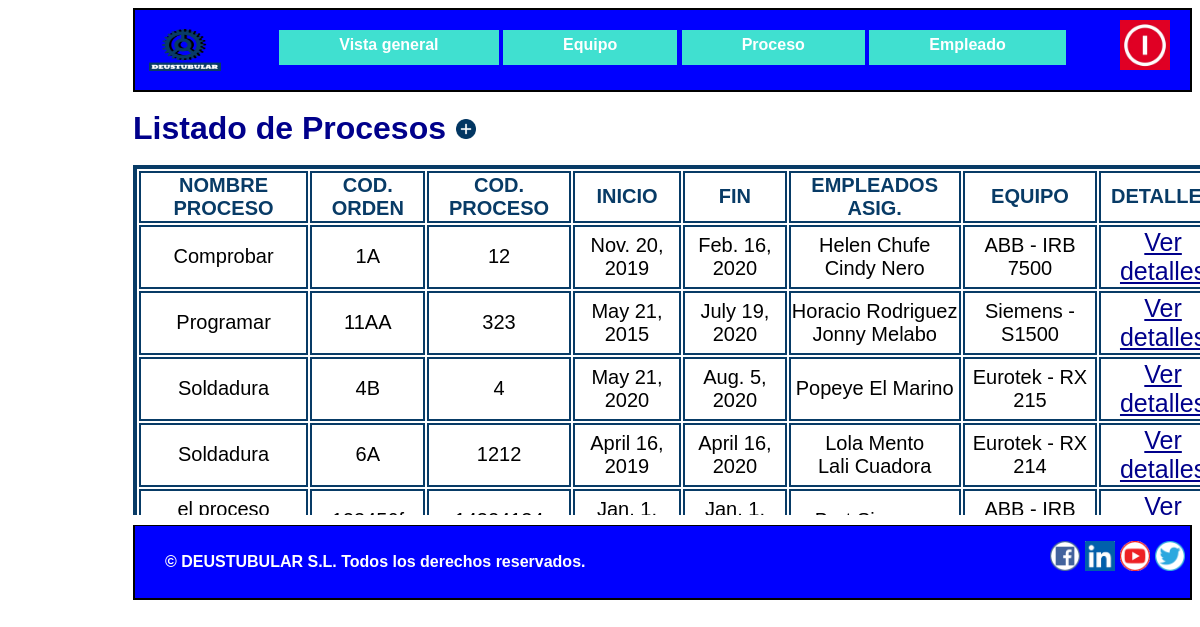
Screenshot of /appGestion_de_la_produccion/responsable/proceso/ with the database file from the repository.
### appGestion_de_la_produccion/models.py (models this page shows, shortened)
class Proceso(models.Model):
    empleados_asignados = models.ManyToManyField(Empleado)
    equipo=models.ForeignKey(Equipo, on_delete=models.SET_NULL, null=True)
    codigo_orden = models.CharField(max_length=10)
    codigo_proceso = models.IntegerField()
    nombre_proceso = models.CharField(max_length=50)
    referencia = models.CharField(max_length=10)
    inicio = models.DateField()
    fin = models.DateField()

class Empleado(models.Model):
    nombre = models.CharField(max_length=50)
    DNI = models.CharField(max_length=9)
    apellido = models.CharField(max_length=50)
    email = models.EmailField(max_length=100)
    telefono = models.IntegerField()
    responsable=models.BooleanField()

class Equipo(models.Model):
    modelo = models.CharField(max_length=25)
    marca = models.CharField(max_length=25)
    categoria = models.CharField(max_length=50)
    fecha_adquisicion = models.DateField()
    fecha_instalacion = models.DateField()

### appGestion_de_la_produccion/views.py (the view)
# urls.py: path('responsable/proceso/', views.lista_procesos, name='lista_procesos'),
def lista_procesos(request):
    proceso = Proceso.objects.order_by("nombre_proceso")
    context = {"lista_procesos": proceso}
    return render(request, "Proceso.html", context)

### appGestion_de_la_produccion/templates/Proceso.html
{% extends "PlantillaHeaderFooter.html"%}
{% block contenido %}
<h1>Listado de Procesos<a class="añadir" href="/appGestion_de_la_produccion/responsable/procesoform" title="Añadir nuevo proceso"><img
        src="/static/Imagenes/añadir.png" width="20" height="20"></a></h1>
<div class="tablasueltas">
<table id="cosadeproceso">
    <thead>
    <tr class="cosadeproceso">
        <td class="cosadeproceso"> <b> NOMBRE PROCESO</b> </td>
        <td class="cosadeproceso"> <b> COD. ORDEN </b> </td>
        <td class="cosadeproceso"> <b> COD. PROCESO</b> </td>
        <td class="cosadeproceso"> <b> INICIO</b> </td>
        <td class="cosadeproceso"> <b> FIN</b> </td>
        <td class="cosadeproceso"> <b> EMPLEADOS ASIG.</b> </td>
        <td class="cosadeproceso"> <b> EQUIPO</b> </td>
        <td class="cosadeproceso"> <b> DETALLES</b> </td>
    </tr>
    </thead>
    {% for Proceso in lista_procesos %}
    <tr class="cosadeproceso">
        <td class="cosadeproceso">{{ Proceso.nombre_proceso }}</td>
        <td class="cosadeproceso">{{ Proceso.codigo_orden }}</td>
        <td class="cosadeproceso">{{ Proceso.codigo_proceso }}</td>
        <td class="cosadeproceso">{{ Proceso.inicio }}</td>
        <td class="cosadeproceso">{{ Proceso.fin }}</td>
        <td class="cosadeproceso">{% for ea in Proceso.empleados_asignados.all %}
                {{ea.nombre}} {{ea.apellido}} </br>
            {% endfor %}</td>
        <td class="cosadeproceso">{{ Proceso.equipo.marca }} - {{ Proceso.equipo.modelo }}</td>
        <td class="cosadeequipo"><a href="/appGestion_de_la_produccion/responsable/proceso/{{ Proceso.id }}" title="Detalles">Ver detalles</a></td>
    </tr>
    {% endfor %}
</table>
</div>
{% endblock %}

### appGestion_de_la_produccion/static/stylesheet.css (style rules this page uses)
* { box-sizing: border-box; }
html { font-family: Arial, Helvetica, sans-serif; max-width: 1100px; font-weight: bold; background-color:white; margin-left: 125px; }
body { line-height: 30px; font-size: 16px; }
h1, h2, h3, legend { color: darkblue; }
a { color: darkblue; }
thead { color: rgb(8,59,102); }
.cosadeequipo { border:2px solid rgb(8,59,102); font-size:25px; margin-right:20px; text-align:center; }
.cosadeproceso { border:2px solid rgb(8,59,102); font-size:20px; margin-right:20px; text-align:center; }
#cosadeproceso { border:4px solid rgb(8,59,102); }
.tablasueltas { height:350px; width:1100px; overflow-y:scroll; }
.tabladetalles tbody,td,th { border:2px solid rgb(8,59,102); }
.añadir { margin-left:10px; }

### rows the page displays
Proceso: nombre_proceso "Comprobar", codigo_orden "1A", codigo_proceso "12", inicio "Nov. 20, 2019", fin "Feb. 16, 2020", equipo.marca "ABB", equipo.modelo "IRB 7500"
Empleado: nombre "Helen", apellido "Chufe"
Empleado: nombre "Cindy", apellido "Nero"
Proceso: nombre_proceso "Programar", codigo_orden "11AA", codigo_proceso "323", inicio "May 21, 2015", fin "July 19, 2020", equipo.marca "Siemens", equipo.modelo "S1500"
Empleado: nombre "Horacio", apellido "Rodriguez"
Empleado: nombre "Jonny", apellido "Melabo"
Proceso: nombre_proceso "Soldadura", codigo_orden "4B", codigo_proceso "4", inicio "May 21, 2020", fin "Aug. 5, 2020", equipo.marca "Eurotek", equipo.modelo "RX 215"
Empleado: nombre "Popeye", apellido "El Marino"
Proceso: nombre_proceso "Soldadura", codigo_orden "6A", codigo_proceso "1212", inicio "April 16, 2019", fin "April 16, 2020", equipo.marca "Eurotek", equipo.modelo "RX 214"
Empleado: nombre "Lola", apellido "Mento"
Empleado: nombre "Lali", apellido "Cuadora"
Proceso: nombre_proceso "el proceso…", inicio "Jan. 1,…", fin "Jan. 1,…", equipo.marca "ABB", equipo.modelo "IRB…"
